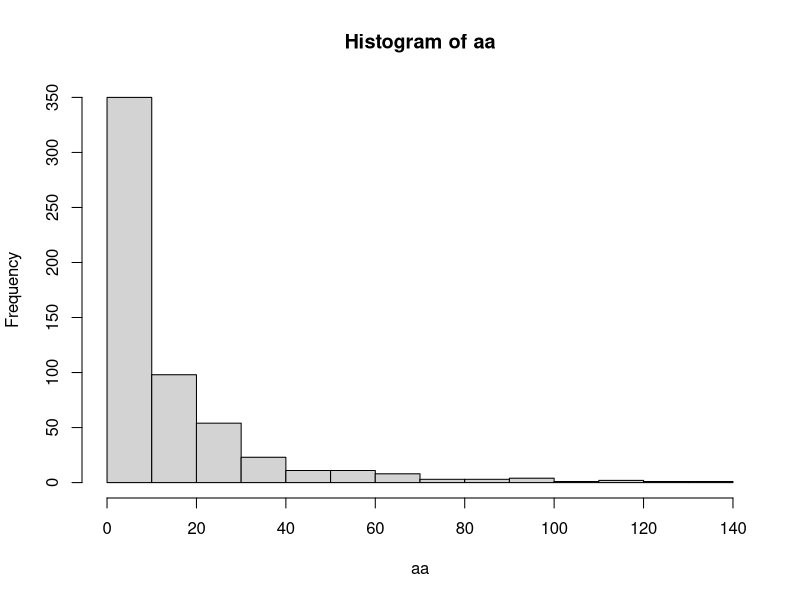
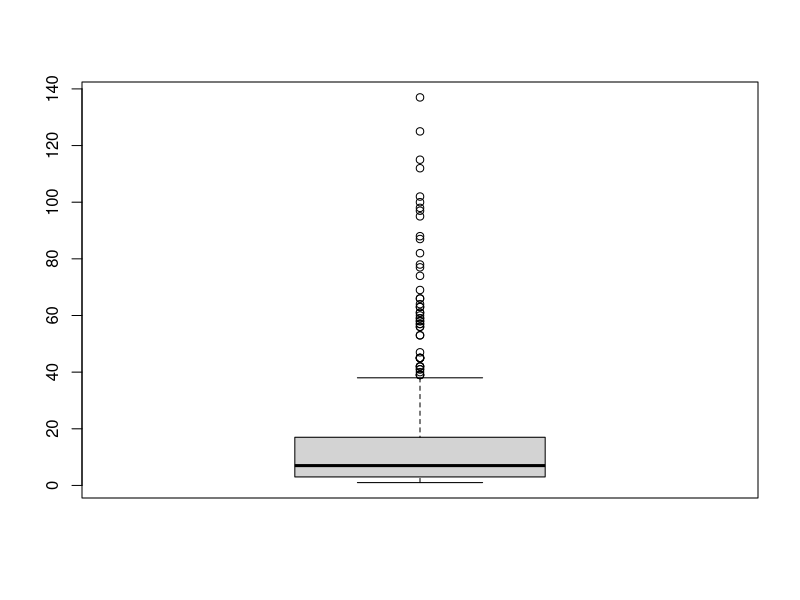

The R source for these figures, in order:
#**************************************************************************************#
#**************************************************************************************#
#
#                       Taller de Análisis de Encuestas con R                        
#                        Sociedad Ecuatoriana de Estadística
#
#     Última actualización:   24/05/2023
#     Creado por:             Patricia Romero M.
#     Actualizado por:        Andrés Peña M.               
#     Contacto:               Andrés Peña M. (agpena@colmex.mx)
#     Organización:           R Users Group - Ecuador
#                             
#
#**************************************************************************************#
#**************************************************************************************#

# Este programa selecciona una muestra aleatoria
# simple de conglomerados unietapica para los 
# datos del estado de Oaxaca, para estimar 
# el total de vp con tv y el porcentaje de 
# viviendas particulares con TV.
# Los municipios son los conglomerados y las
# unidades muestrales son las localidades.

setwd("")
pob <- read.csv("datos_Oaxaca.csv") #toda la pob de Oaxaca
set.seed(284)
library(sampling)

M <- length(pob$distrito)  #total de elementos en la poblacion

dis <- pob$distrito #distritos

mun <- pob$muni  #municipios

cong <- dis*100+mun  #combina distrito con municipio

municipio <- cleanstrata(cong) #quedan numerados los conglomerados
                            # entre 1 y max=570
aa <- table(municipio)  # frecuencia de municipio reenumerado
min(aa); max(aa); mean(aa); median(aa); hist(aa)
boxplot(aa)
# como aproximacion suponemos que los municipios tienen
# 15 localidades, por lo tanto debemos muestrear
# 2500/15=167 municipios

todos <- cbind(pob,municipio) #incluyo municipio en la base de datos

n <- 167 #numero de conglomerados en muestra

d <- cluster(todos,clustername=c("municipio"),size=n,method="srswor")

head(d)

muestra <- todos[d$ID_unit,]   # es la muestra

muestra <- cbind(muestra,d$Prob) #muestra completa con probabilidades

peso <- 1/d$Prob  #calculo el factor de expansion

muestra <- cbind(muestra,peso)  #incluyo el factor de expansion en la muestra d

colnames(muestra)<-c("distrito","muni","locali","pobtotal","vp","vpcontv",
"municipio","prob","peso")  #para cambiarle de nombre a las variables

table(muestra$municipio) # da el numero de localidades por municipio
                         # en muestra

library(survey)   #libreria para estimacion


###############################################################################
#     para hacerlo sin reemplazo
#     especifico el numero de conglomerados (municipios) en la poblacion


fpc <- rep(570,(length(muestra$distrito)))   #numero de conglomerados en la pob (N)

muestra <- cbind(muestra,fpc)     # los incluimos en la muestra

#diseño de muestra sin reemplazo
dclus2 <- svydesign(id=muestra$municipio,weights=muestra$peso,
                    fpc=muestra$fpc)  
									
# estimo el total de viviendas particulares con TV									
tot <- svytotal(muestra$vpcontv,design=dclus2)                      
tot

# estimo la proporcion de viviendas particulares con TV
rtv <- svyratio(muestra$vpcontv,muestra$vp,dclus2)
rtv

# Los valores reales
sum(pob$vpcontv)

sum(pob$vpcontv)/sum(pob$vp)
									
